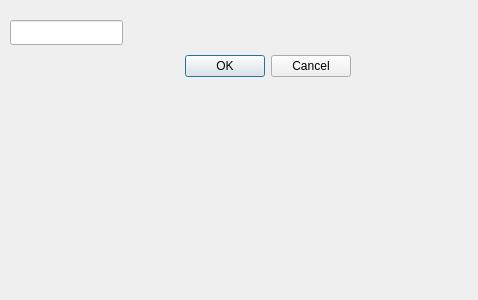
<?xml version="1.0" encoding="UTF-8"?>
<ui version="4.0">
 <class>Dialog</class>
 <widget class="QDialog" name="Dialog">
  <property name="geometry">
   <rect>
    <x>0</x>
    <y>0</y>
    <width>478</width>
    <height>300</height>
   </rect>
  </property>
  <property name="windowTitle">
   <string>Dialog</string>
  </property>
  <widget class="QDialogButtonBox" name="buttonBox">
   <property name="geometry">
    <rect>
     <x>10</x>
     <y>50</y>
     <width>341</width>
     <height>32</height>
    </rect>
   </property>
   <property name="orientation">
    <enum>Qt::Orientation::Horizontal</enum>
   </property>
   <property name="standardButtons">
    <set>QDialogButtonBox::StandardButton::Cancel|QDialogButtonBox::StandardButton::Ok</set>
   </property>
  </widget>
  <widget class="QLineEdit" name="lineEdit">
   <property name="geometry">
    <rect>
     <x>10</x>
     <y>20</y>
     <width>113</width>
     <height>25</height>
    </rect>
   </property>
  </widget>
 </widget>
 <resources/>
 <connections>
  <connection>
   <sender>buttonBox</sender>
   <signal>accepted()</signal>
   <receiver>Dialog</receiver>
   <slot>accept()</slot>
   <hints>
    <hint type="sourcelabel">
     <x>248</x>
     <y>254</y>
    </hint>
    <hint type="destinationlabel">
     <x>157</x>
     <y>274</y>
    </hint>
   </hints>
  </connection>
  <connection>
   <sender>buttonBox</sender>
   <signal>rejected()</signal>
   <receiver>Dialog</receiver>
   <slot>reject()</slot>
   <hints>
    <hint type="sourcelabel">
     <x>316</x>
     <y>260</y>
    </hint>
    <hint type="destinationlabel">
     <x>286</x>
     <y>274</y>
    </hint>
   </hints>
  </connection>
 </connections>
</ui>
